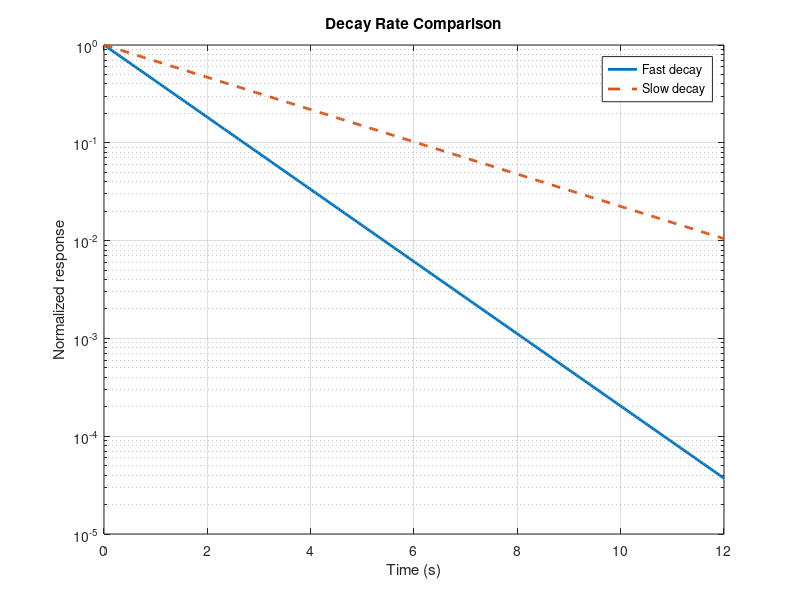

This chart was generated by the following MATLAB code:
time = linspace(0, 12, 300);
fast = exp(-0.85*time);
slow = exp(-0.38*time);

h1 = semilogy(time, fast);
set(h1, 'LineWidth', 2, 'DisplayName', 'Fast decay');
hold on;
h2 = semilogy(time, slow, '--');
set(h2, 'LineWidth', 2, 'DisplayName', 'Slow decay');
hold off;
title('Decay Rate Comparison');
xlabel('Time (s)');
ylabel('Normalized response');
legend();
grid on;
